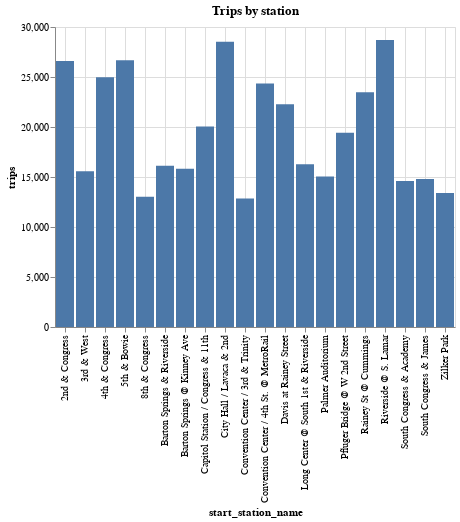

Notebook cell for this chart:
### Code cell
%chart start_station_name, trips, title=Trips by station

### Figure 1 — Vega-Lite specification as saved in the notebook (floating-point values rounded to 4 significant figures)
{"$schema": "https://vega.github.io/schema/vega-lite/v3.json", "data": {"format": {"type": "csv"}, "values": "\"start_station_name\",\"trips\"\n\"Riverside @ S. Lamar\",\"28695\"\n\"City Hall / Lavaca & 2nd\",\"28535\"\n\"5th & Bowie\",\"26669\"\n\"2nd & Congress\",\"26612\"\n\"4th & Congress\",\"24972\"\n\"Convention Center / 4th St. @ MetroRail\",\"24357\"\n\"Rainey St @ Cummings\",\"23468\"\n\"Davis at Rainey Street\",\"22273\"\n\"Capitol Station / Congress & 11th\",\"20056\"\n\"Pfluger Bridge @ W 2nd Street\",\"19434\"\n\"Long Center @ South 1st & Riverside\",\"16285\"\n\"Barton Springs & Riverside\",\"16130\"\n\"Barton Springs @ Kinney Ave\",\"15816\"\n\"3rd & West\",\"15576\"\n\"Palmer Auditorium\",\"15044\"\n\"South Congress & James\",\"14802\"\n\"South Congress & Academy\",\"14607\"\n\"Zilker Park\",\"13390\"\n\"8th & Congress\",\"13034\"\n\"Convention Center / 3rd & Trinity\",\"12848\"\n"}, "encoding": {"x": {"axis": {"grid": true, "title": "start_station_name"}, "field": "start_station_name", "type": "nominal"}, "y": {"axis": {"grid": true, "title": "trips"}, "field": "trips", "type": "quantitative"}}, "mark": {"color": "#4C78A8", "type": "bar"}, "title": "Trips by station"}
